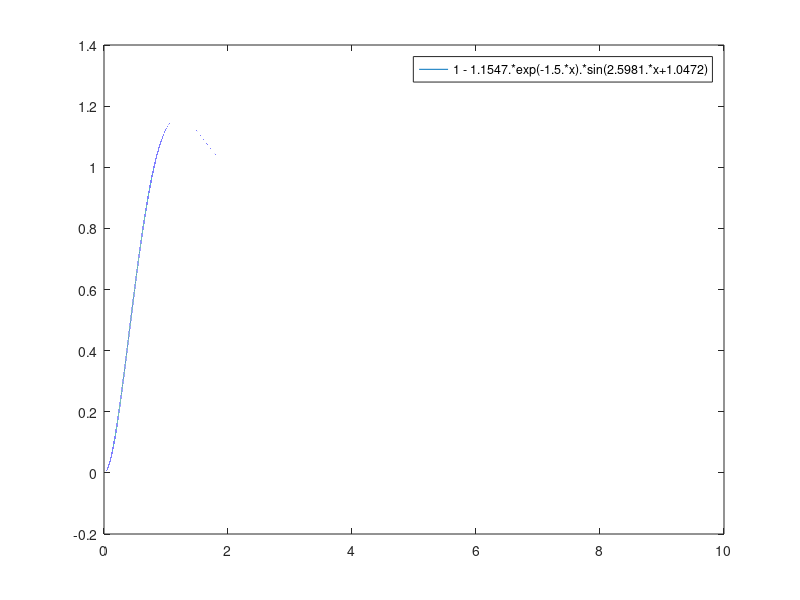

This chart was generated by the following MATLAB code:
% O resultado, apresentado naFigura 4, é exibido em uma janela de figura 
% identi- ficada por um número. O mesmo resultado é obtido com a função 
% fplot, basta identificar a string a ser representada no domínio do gráfico

function func_fplot()

y = '1 - 1.1547*exp(-1.5*x).*sin(2.5981*x+1.0472)';
fplot(y,[0 10])
end